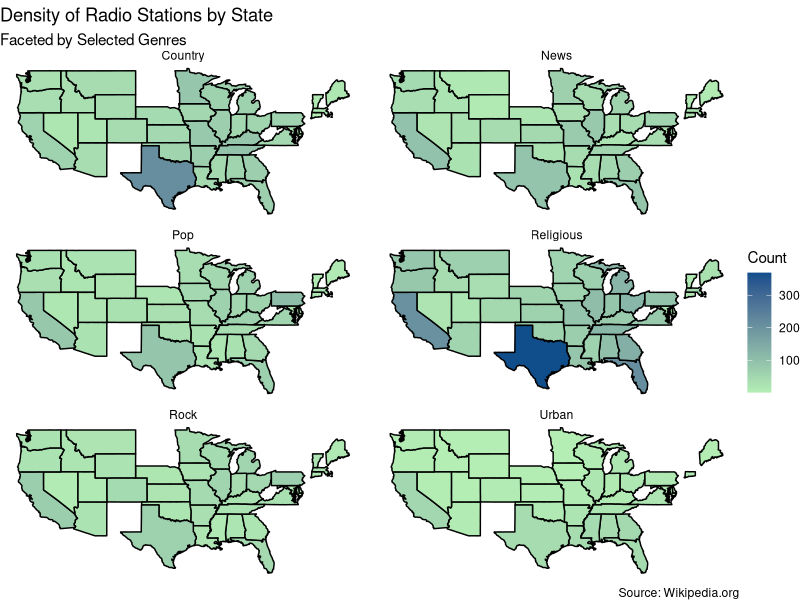
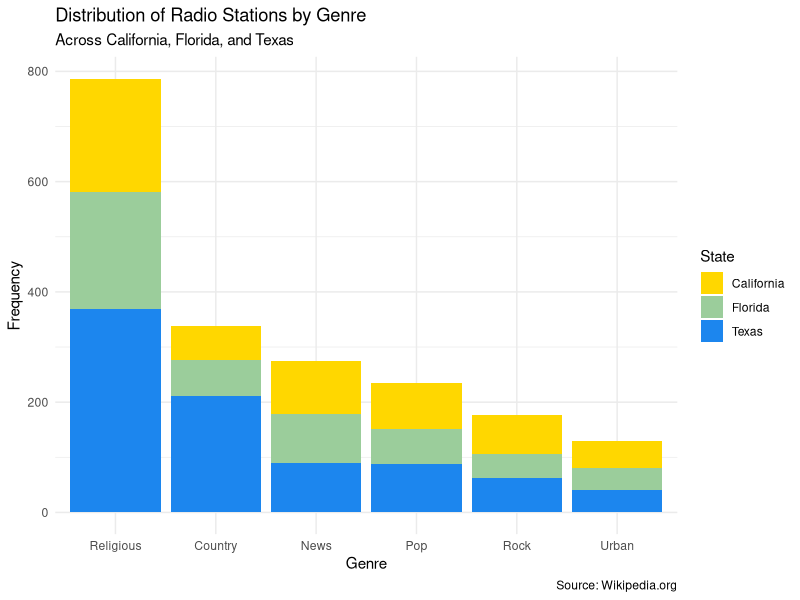
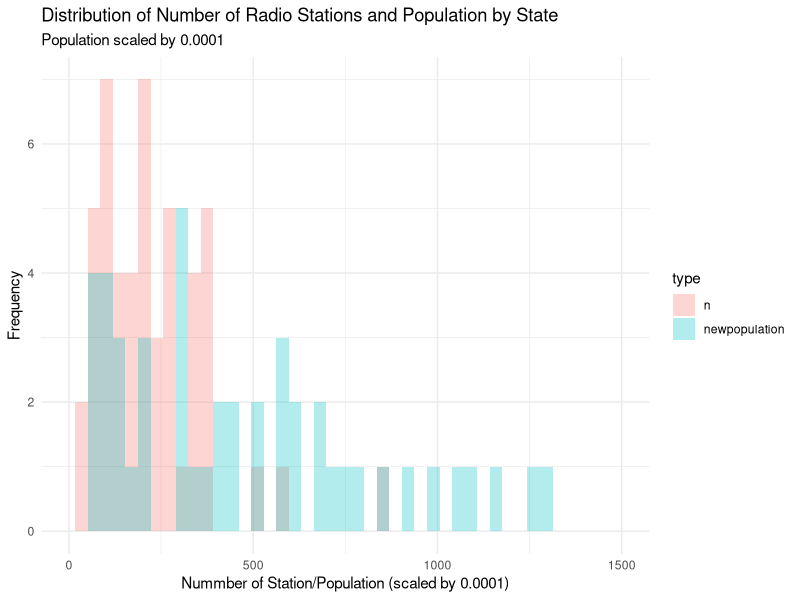
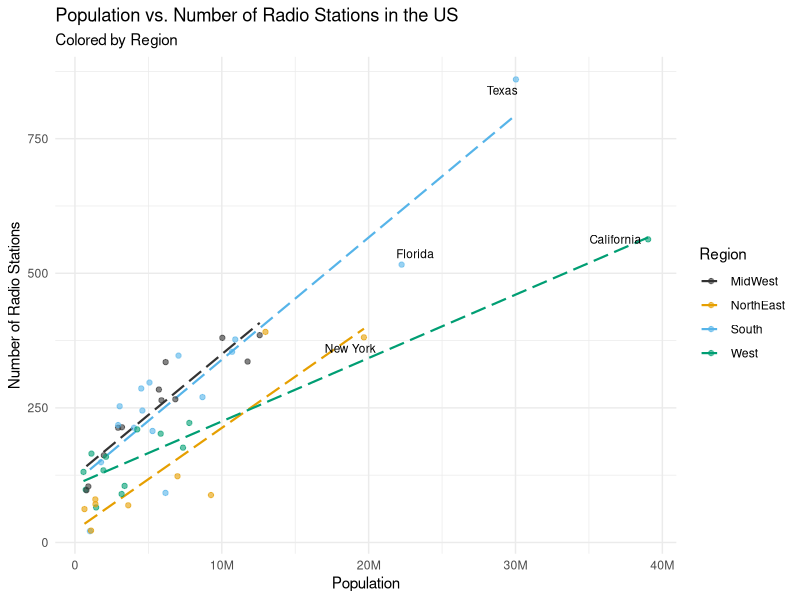

R code for these plots, in order:
## ---- chunk 1
#| label:  creating new genre column

library(tidyverse)

state_stations <- read_csv(file = 'data/state_stations.csv')
coords <- read_csv(file = 'data/site_lat_long.csv')
station_info <- read_csv(file='data/station_info.csv')

#state_stations |>
  #group_by(format) |>
  #summarise(n())

Genre_Lists <- list(

   c('Religious', 'Christian', 'Gospel', 'Religion', 'Catholic', 'worship'),
   c('Urban', 'R&B', 'Blues', 'Rhythmic','Rhythym and Blues','Hip Hop', 'mainstream urban', 'Urban adult contemporary', 'Urban contemporary'),
      c('Pop', 'Contemporary Hit', 'adult contemporary', 'Top 40 (CHR)', 'Hot AC', 'CHR'),
  c( 'Rock', 'Alternative','Indie'),
  
  c('Country','Southern', 'Bluegrass'),
  
  c('News', 'News/Talk', 'Talk'))

tmpstr <- Reduce(function(s, lst) gsub(paste0("(", paste(lst, collapse = "|"), ")"), lst[1], s, ignore.case = TRUE),
                 Genre_Lists, init = state_stations$format)
tmpGenres <- regmatches(tmpstr,
                        gregexpr(paste0("(", paste0(sapply(Genre_Lists, `[[`, 1), collapse = "|"), ")"),
                                 tmpstr, ignore.case = TRUE))
tmpGenres <- replace(tmpGenres, sapply(tmpGenres, Negate(length)), NA_character_)
tmpGenres <- sapply(tmpGenres, tail, n = 1)
tmpGenres[ is.na(tmpGenres) ] <- "Not Found"
state_stations$Genre <- tmpGenres

state_stations<-state_stations%>%
filter(!is.na(format))%>%
filter(Genre!='Not Found')

state_stations%>%
  group_by(Genre)%>%
  summarise(n())
## ---- chunk 2
#| label: US choropleth map

library(maps)

us_states <- map_data("state")

#ggplot() +
#  geom_polygon(data = us_states,
#               aes(x = long, y = lat, group = group),
#              color = "black", fill = "lightpink")

number_stations <- state_stations %>%
  group_by(state, Genre) %>%
  summarise(n = n())

number_stations <- drop_na(number_stations)
number_stations$state <- tolower(number_stations$state)

merged_stations <- full_join(us_states, number_stations, 
                             by = c("region" = "state"))

merged_stations <- merged_stations%>%
  filter(!is.na(region))%>%
  filter(!is.na(Genre))

ggplot() +
#   geom_polygon(data = us_states,
#               aes(x = long, y = lat, group = group),
#               color = "black", fill = "lightpink")+
  geom_polygon(data = merged_stations, 
               aes(x = long, y = lat, group = group, fill = n), 
               color = "black") +
  facet_wrap(~ Genre, nrow=3, ncol=2, scales="free") +
  scale_fill_continuous(
  low = "darkseagreen2",high = "dodgerblue4")+
  labs(x = "", 
      title ="Density of Radio Stations by State",
      subtitle = "Faceted by Selected Genres",
       fill="Count",
       caption = "Source: Wikipedia.org") +theme_void()




## ---- chunk 3
library(forcats)

CFT<- state_stations%>%
  filter(state == "Texas" | state =="California" | state == "Florida")%>%
  select(c(state, Genre))%>%
  group_by(state, Genre)



ggplot(data=CFT, aes(x=fct_infreq(Genre), fill=state))+geom_bar() +
  scale_fill_manual(values=c('gold', 'darkseagreen3', 'dodgerblue2'))+
  theme_minimal() +
  labs(x = "Genre", 
       y = "Frequency",
      title ="Distribution of Radio Stations by Genre",
      subtitle = "Across California, Florida, and Texas",
       fill="State",
       caption = "Source: Wikipedia.org")
## ---- chunk 4
#| label: data_prep for Q2
pop_data <- read_csv("data/population_data_2022.csv")

# label states
pop_data <- pop_data %>% 
  mutate(
    region_name = case_when(
      REGION == 1 ~ "NorthEast",
      REGION == 2 ~ "MidWest",
      REGION == 3 ~ "South",
      REGION == 4 ~ "West",
    )
  ) %>% 
  select(
    region_name, NAME, POPESTIMATE2022
  )

# remove region names
pop_data <- pop_data[-c(1:14),]

# remove Puerto Rico
pop_data <- subset(pop_data, region_name != "Puerto Rico")

# remove '_" from space station state colums
state_stations$state <- sub("_", " ", state_stations$state)

state_stations_pop <- merge(x = state_stations, y = pop_data, by.x = "state", by.y = "NAME")

state_stations_pop_reg <- distinct(state_stations_pop %>% group_by(state) %>% 
                           summarise(n = n(), region_name = region_name, pop_2022 = POPESTIMATE2022))
station_count <- distinct(state_stations_pop %>% group_by(state) %>% summarise(n=n(), region_name=region_name, population = POPESTIMATE2022))
## ---- chunk 5
#| label: Q2-1
#| 
trial<-station_count%>%
  mutate(newpopulation=population/10000)%>%
  pivot_longer(cols=c("n", "newpopulation"),
               names_to="type",
               values_to='amount')
ggplot(data=trial, aes(x=amount, fill= type)) +
 geom_histogram(alpha = 0.3,bins=45,position="identity") + xlim(0,1500)+
  theme_minimal()+
    labs(
    x = "Nummber of Station/Population (scaled by 0.0001)",
    y = "Frequency",
    title = "Distribution of Number of Radio Stations and Population by State",
    subtitle = "Population scaled by 0.0001")
## ---- chunk 6

library(ggrepel)
library(scales)

ggplot(state_stations_pop_reg, aes(x = pop_2022, y = n, color = region_name)) +
  geom_smooth(method = "lm", se = FALSE, size = 0.75, linetype = "longdash") +
  geom_point(alpha = 0.6) +
  geom_text_repel(data=subset(state_stations_pop_reg, pop_2022 > 15000000 | n > 500), aes(label = state), color = "black", size = 3) +
  scale_x_continuous(labels = label_number(scale_cut = cut_short_scale())) +
  scale_color_manual(values = c("#333333", "#E69F00", "#56B4E9", "#009E73")) +
  labs(x = "Population", y = "Number of Radio Stations", title = "Population vs. Number of Radio Stations in the US",
       subtitle = "Colored by Region",
       color = "Region") + theme_minimal()
